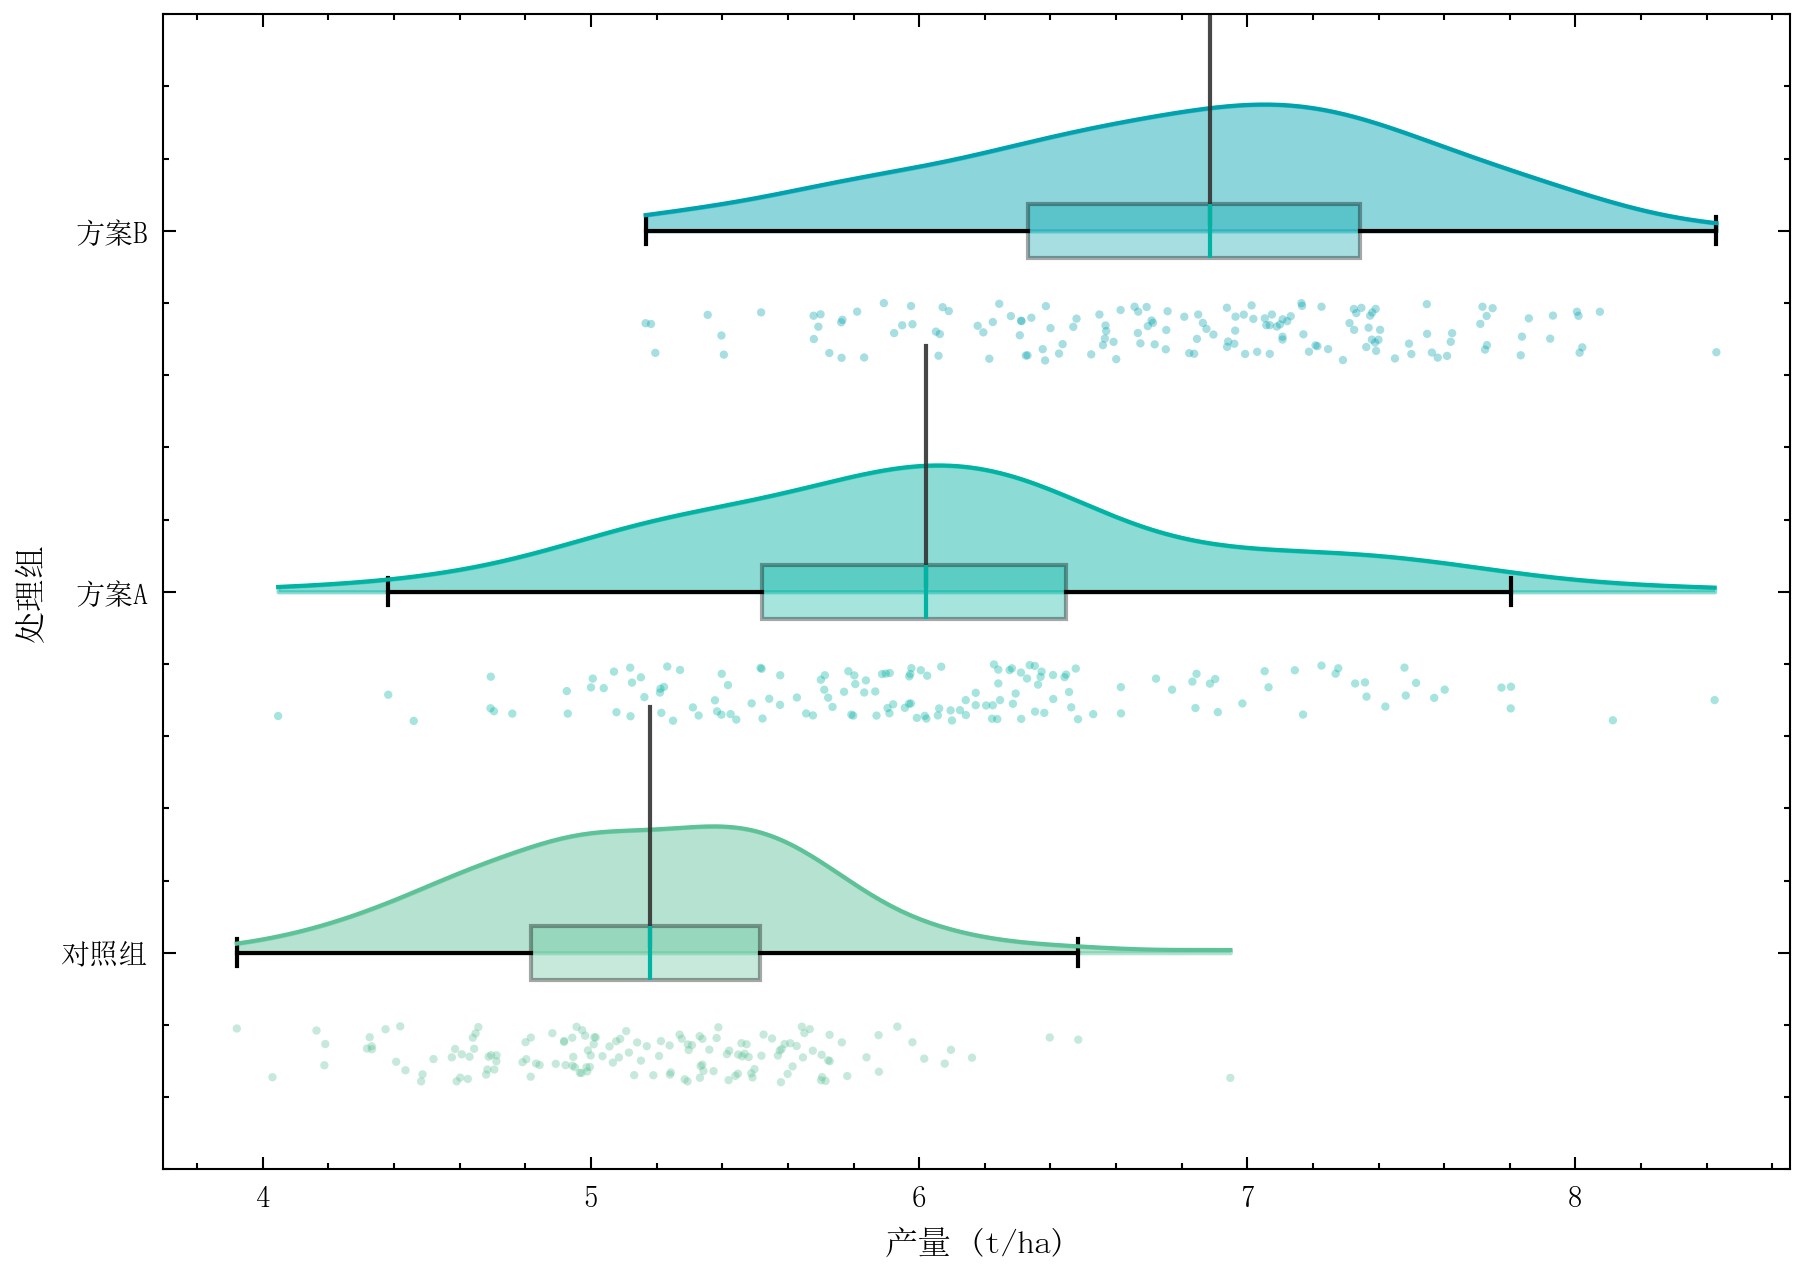

Recreate this plot in Python.
"""
19_raincloud.py — 雨云图

展示 plot_raincloud()：原始数据点 + 箱线 + 半小提琴三合一。
场景：三种施肥方案下的作物产量分布对比。
"""

import numpy as np
import sciplot as sp

np.random.seed(42)

# ── 数据生成 ──────────────────────────────────────────────────
rng = np.random.default_rng(42)
yields = [
    rng.normal(5.2, 0.6, 150),   # 对照组
    rng.normal(6.1, 0.8, 150),   # 方案A
    rng.normal(6.8, 0.7, 150),   # 方案B
]
labels = ["对照组", "方案A", "方案B"]

# ── 绘图 ──────────────────────────────────────────────────────
sp.setup_style("nature", "forest", lang="zh")

fig, ax = sp.plot_raincloud(
    yields,
    labels=labels,
    xlabel="产量 (t/ha)",
    ylabel="处理组",
    show_median=True,
)

# ── 保存 ──────────────────────────────────────────────────────
sp.save(fig, "showcase/19_raincloud", formats=("png",), dpi=300)
